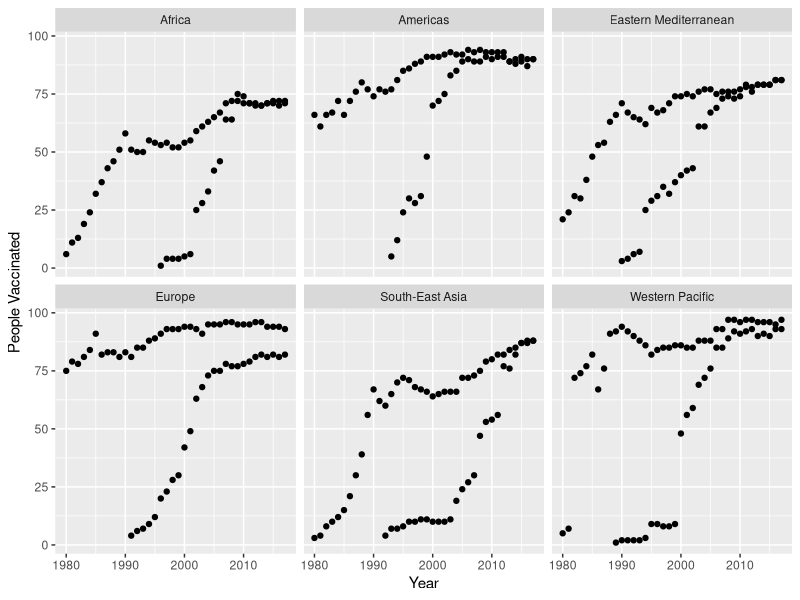
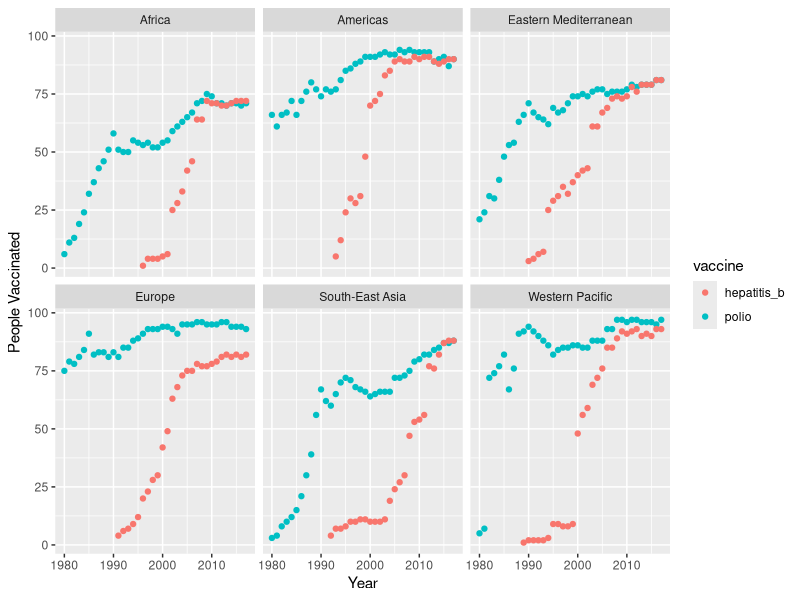
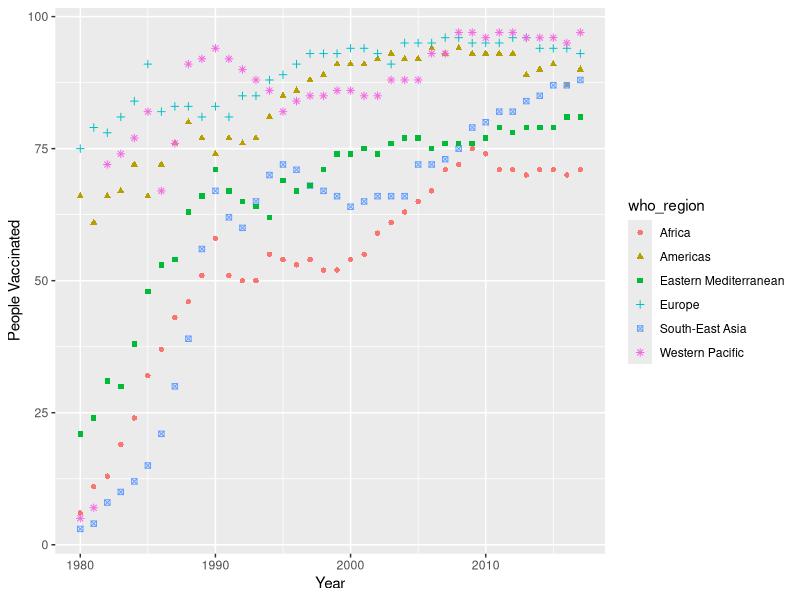
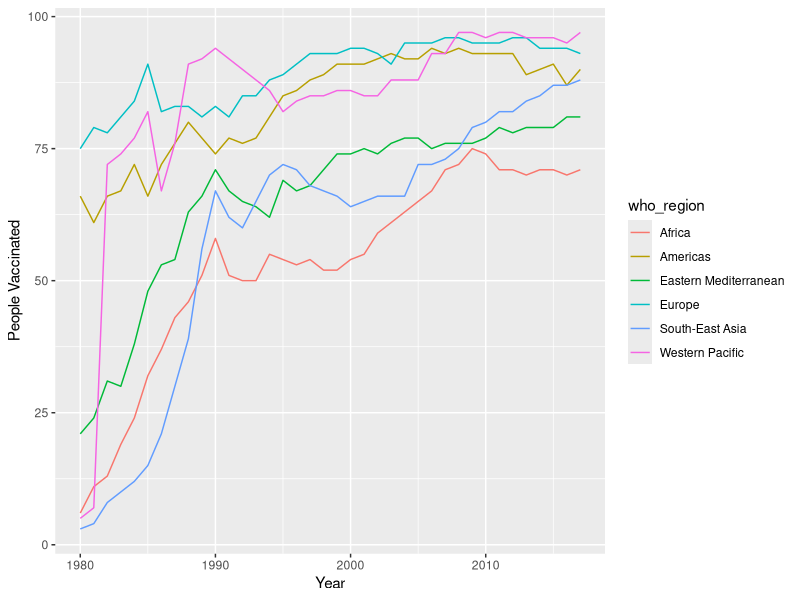
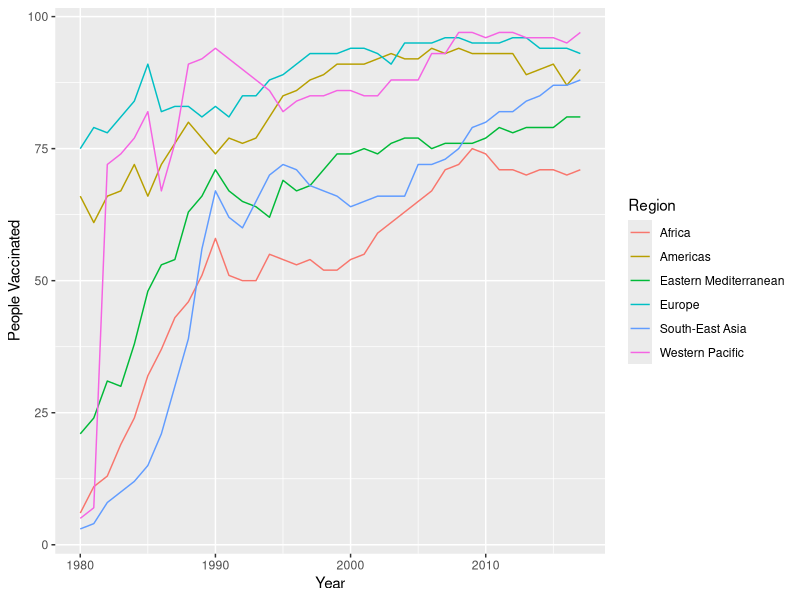
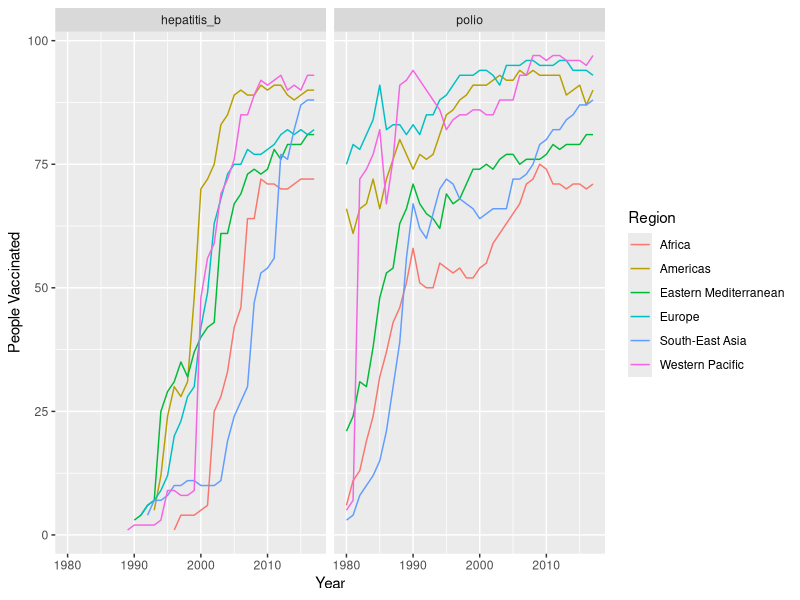

Write the R code that produced these figures, in order.
## ---- chunk 1
knitr::opts_chunk$set(echo = TRUE)
## ---- chunk 2
library(tidyverse)
library(here)
world_vaccination <- read_csv(here("data", "world_vaccination.csv"))
world_vac1 <- world_vaccination %>% 
  filter(pct_vaccinated != "NA", who_region != "(WHO) Global")

## ---- chunk 3
filter(mtcars, !is.na(cyl))
## ---- chunk 4
# Your code below:
  filter(world_vaccination, !is.na(pct_vaccinated), who_region != "(WHO) Global")

## ---- chunk 5
world_vac1 %>% 
  ggplot(aes(x = yr, y = pct_vaccinated)) +
  geom_point() +
  facet_wrap(~who_region) +
  xlab("Year") +
  ylab("People Vaccinated")
## ---- chunk 6
world_vac1 %>% 
  ggplot(aes(x = yr, y = pct_vaccinated, colour = vaccine)) +
  geom_point() +
  facet_wrap(~who_region) +
  xlab("Year") +
  ylab("People Vaccinated")
## ---- chunk 7
polio <- world_vac1 %>% 
  filter(vaccine == "polio")
## ---- chunk 8
polio %>% 
  ggplot(aes(x = yr, y = pct_vaccinated, colour = who_region, shape = who_region)) +
  geom_point() +
  xlab("Year") +
  ylab("People Vaccinated")
## ---- chunk 9
polio_regions_line <- polio %>% 
  ggplot(aes(x = yr, y = pct_vaccinated, colour = who_region, shape = who_region)) +
  geom_line() +
  xlab("Year") +
  ylab("People Vaccinated")
polio_regions_line
## ---- chunk 10
polio_regions_line <- polio %>% 
  ggplot(aes(x = yr, y = pct_vaccinated, colour = who_region, shape = who_region)) +
  geom_line() +
  xlab("Year") +
  ylab("People Vaccinated") +
  labs(color="Region")
polio_regions_line
## ---- chunk 11
world_vac1 %>% 
  ggplot(aes(x = yr, y = pct_vaccinated, colour = who_region, shape = who_region)) +
  geom_line() +
  xlab("Year") +
  ylab("People Vaccinated") +
  labs(color="Region") +
  facet_wrap(~vaccine)

